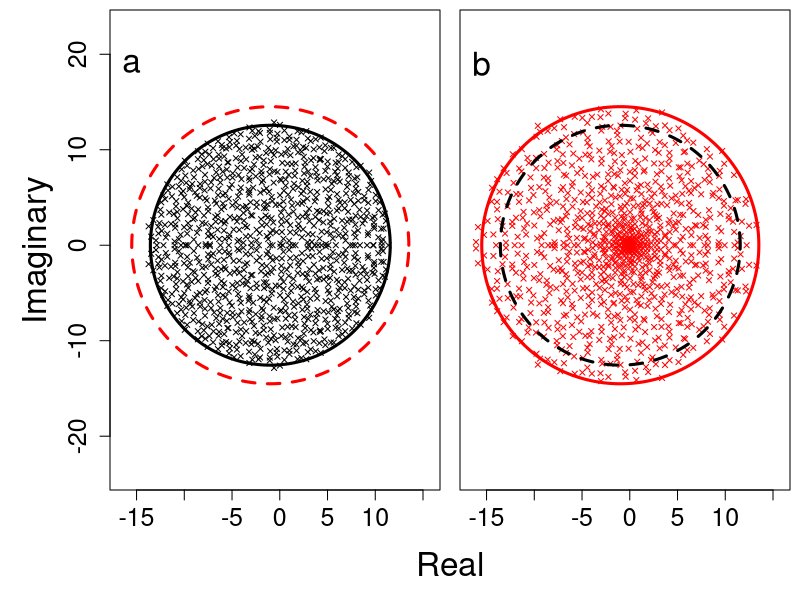
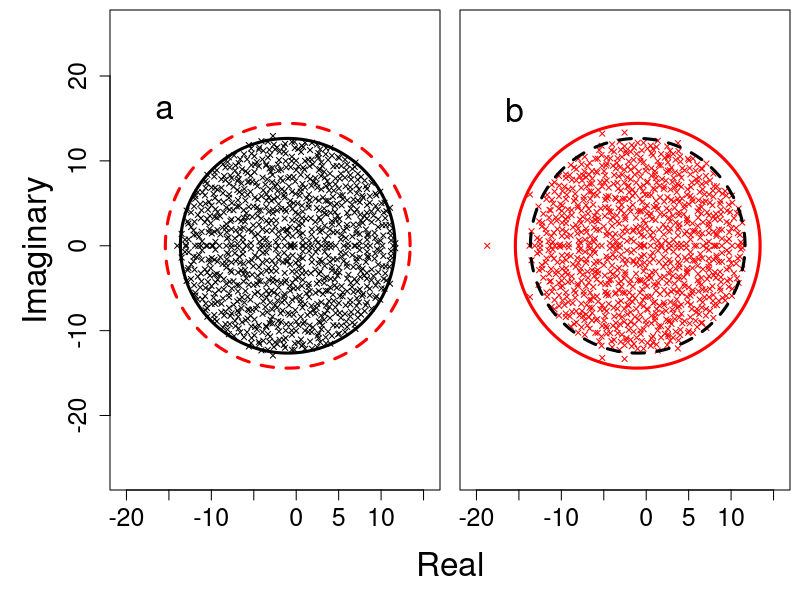
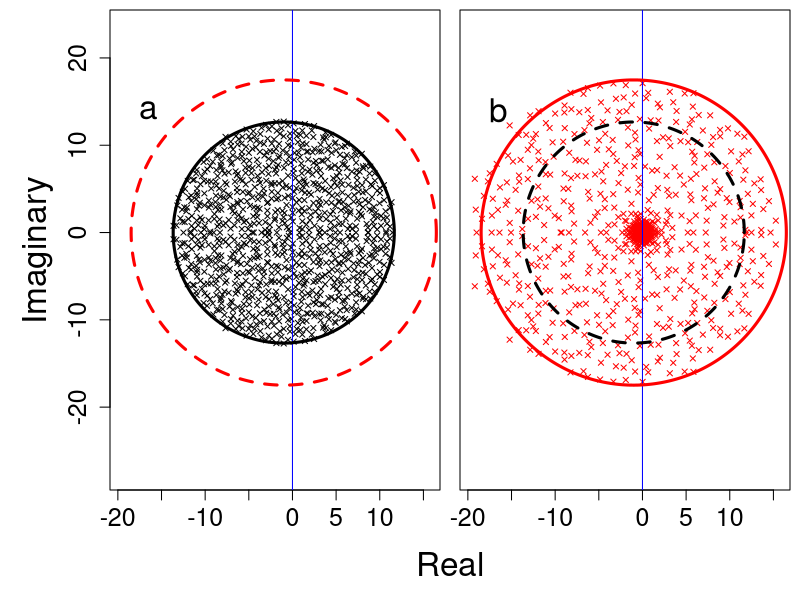
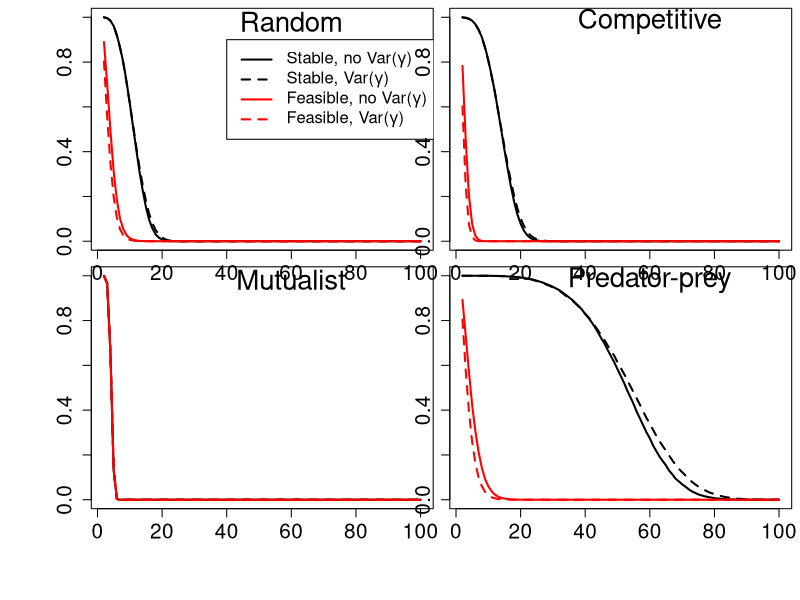
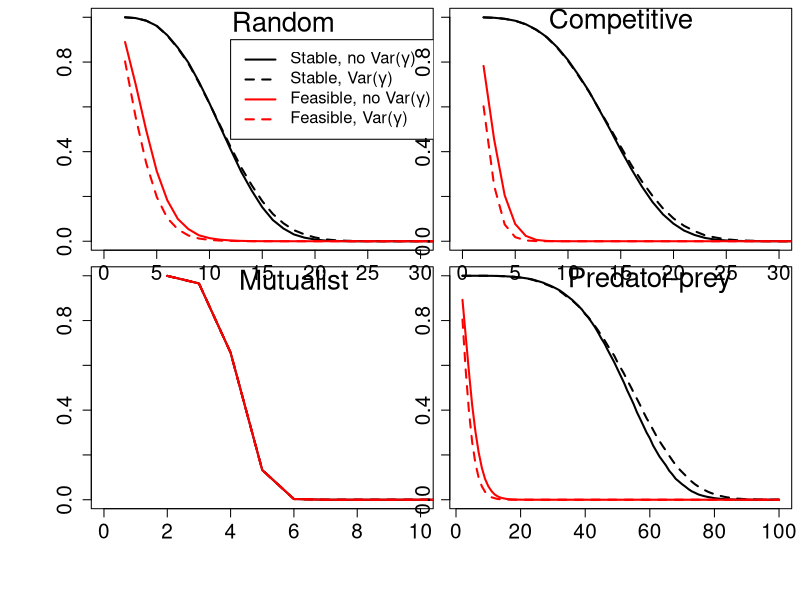
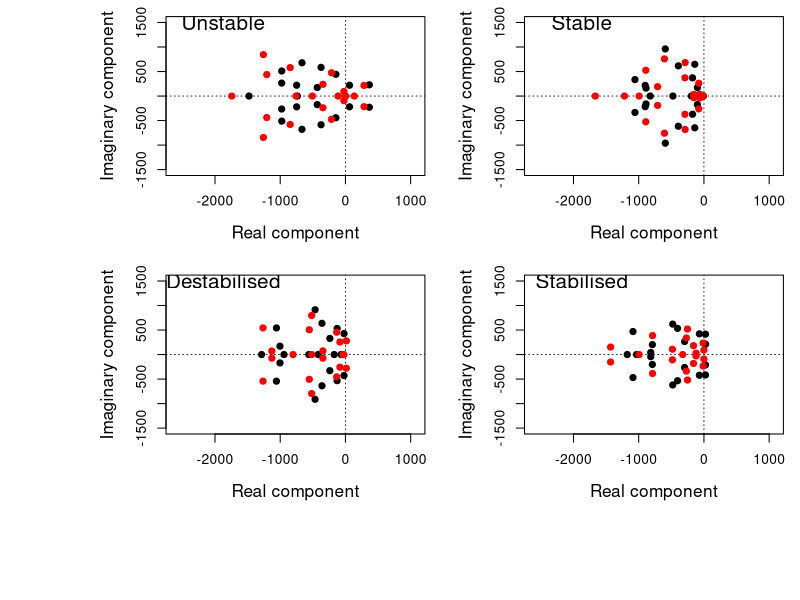
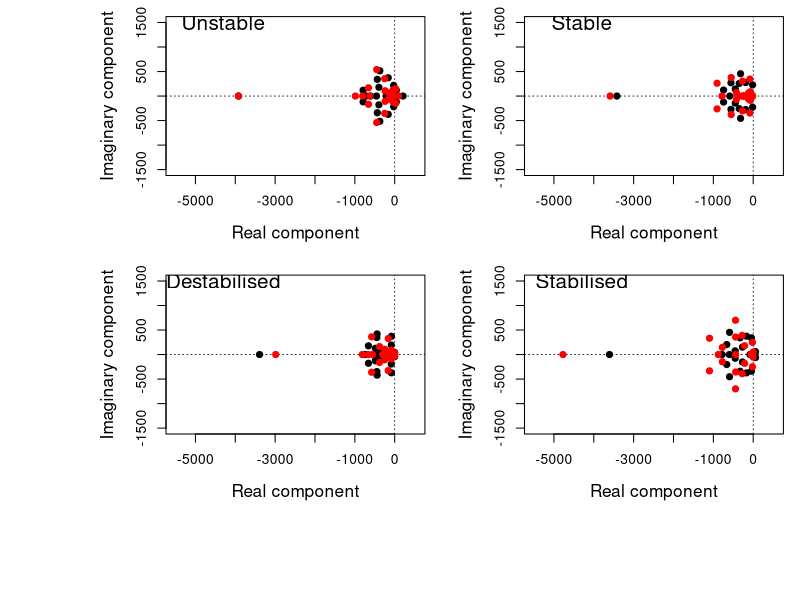
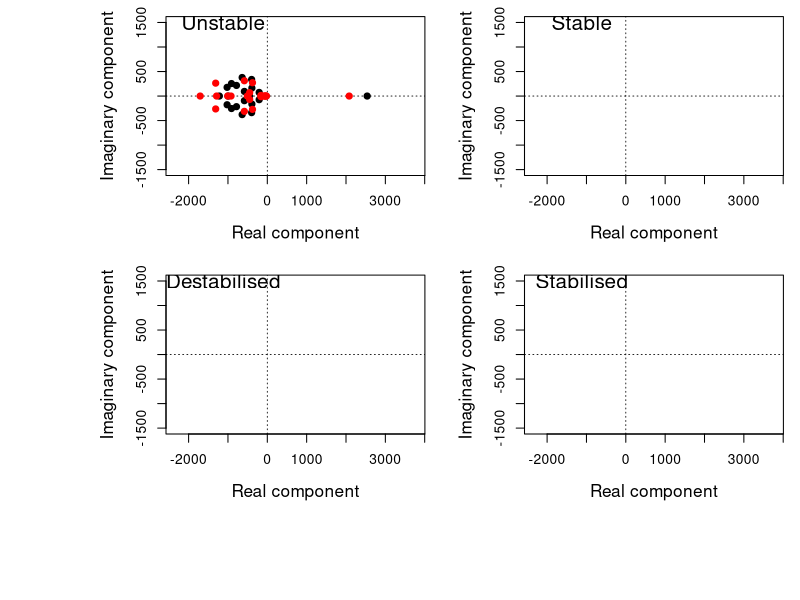

These charts were generated, in order, by the following R code:
## ---- chunk 1
A_comp <- NULL;
A_dat  <- rnorm(n = 1000000, mean = 0, sd = 0.4);
A_mat  <- matrix(data = A_dat, nrow = 1000);
C_dat  <- rbinom(n = 1000 * 1000, size = 1, prob = 1);
C_mat  <- matrix(data = C_dat, nrow = 1000, ncol = 1000);
A_mat     <- A_mat * C_mat;
gammas <- runif(n = 1000, min = 0, max = 2);
mu_gam <- mean(gammas);
diag(A_mat) <- -1;
A1     <- gammas * A_mat;
A0     <- mu_gam * A_mat;
A0_e   <- eigen(A0)$values;
A0_r   <- Re(A0_e);
A0_i   <- Im(A0_e);
A1_e   <- eigen(A1)$values;
A1_r   <- Re(A1_e);
A1_i   <- Im(A1_e);

A0_vm       <- A0;
diag(A0_vm) <- NA;
A0vec       <- as.vector(A0_vm);
A0vec       <- A0vec[is.na(A0vec) == FALSE];
A1_vm       <- A1;
diag(A1_vm) <- NA;
A1vec       <- as.vector(A1_vm);
A1vec       <- A1vec[is.na(A1vec) == FALSE];
par(mfrow = c(1, 2), mar = c(0.5, 0.5, 0.5, 0.5), oma = c(5, 5, 0, 0));
plot(A0_r, A0_i, xlim = c(-16.5, 15.5), ylim = c(-16.5,15.5), pch = 4, cex = 0.7,
     xlab = "", ylab = "", cex.lab = 1.5, cex.axis = 1.5, asp = 1);
vl <- seq(from = 0, to = 2*pi, by = 0.001);
x0 <- sqrt(1000) * sd(A0vec) * cos(vl) + mean(diag(A0));
y0 <- sqrt(1000) * sd(A0vec) * sin(vl);
x1 <- sqrt(1000) * sd(A1vec) * cos(vl) + mean(diag(A1));
y1 <- sqrt(1000) * sd(A1vec) * sin(vl);
text(x = -15.5, y = 19, labels = "a", cex = 2);
points(x = x0, y = y0, type = "l", lwd = 3);
points(x = x1, y = y1, type = "l", col = "red", lwd = 3, lty = "dashed");
plot(A1_r, A1_i, xlim = c(-16.5, 15.5), ylim = c(-16.5,15.5), pch = 4, cex = 0.7,
     xlab = "", ylab = "", cex.lab = 1.5, cex.axis = 1.5, asp = 1, col = "red",
     yaxt = "n");
text(x = -15.5, y = 19, labels = "b", cex = 2);
points(x = x1, y = y1, type = "l", col = "red", lwd = 3)
points(x = x0, y = y0, type = "l", lwd = 3, lty = "dashed");
mtext(side = 1, "Real", outer = TRUE, line = 3, cex = 2);
mtext(side = 2, "Imaginary", outer = TRUE, line = 2.5, cex = 2);
## ---- chunk 2
A_comp <- NULL;
A_dat  <- rnorm(n = 1000000, mean = 0, sd = 0.4);
A_mat  <- matrix(data = A_dat, nrow = 1000);
C_dat  <- rbinom(n = 1000 * 1000, size = 1, prob = 1);
C_mat  <- matrix(data = C_dat, nrow = 1000, ncol = 1000);
A_mat  <- A_mat * C_mat;
#gamma1 <- c(4,   rep(1 - 1/333,  999));
#gamma2 <- c(1/4, rep(1 + 1/1332, 999));
gamma1 <- c(18,   rep(1 - 17/999,  999));
gamma2 <- c(1/18, rep(1 + (17/18)/999, 999));
#gamma1 <- c(40,   rep(1 - 13/333,  999));
#gamma2 <- c(1/40, rep(1 + (39/40)/999, 999));
mu_gam <- mean(gammas);
diag(A_mat) <- -1;
A1     <- gamma1 * A_mat;
A0     <- gamma2 * A_mat;
A0_e   <- eigen(A0)$values;
A0_r   <- Re(A0_e);
A0_i   <- Im(A0_e);
A1_e   <- eigen(A1)$values;
A1_r   <- Re(A1_e);
A1_i   <- Im(A1_e);

A0_vm       <- A0;
diag(A0_vm) <- NA;
A0vec       <- as.vector(A0_vm);
A0vec       <- A0vec[is.na(A0vec) == FALSE];
A1_vm       <- A1;
diag(A1_vm) <- NA;
A1vec       <- as.vector(A1_vm);
A1vec       <- A1vec[is.na(A1vec) == FALSE];
par(mfrow = c(1, 2), mar = c(0.5, 0.5, 0.5, 0.5), oma = c(5, 5, 0, 0));
plot(A0_r, A0_i, xlim = c(-20.5, 15.5), ylim = c(-16.5,15.5), pch = 4, cex = 0.7,
     xlab = "", ylab = "", cex.lab = 1.5, cex.axis = 1.5, asp = 1);
vl <- seq(from = 0, to = 2*pi, by = 0.001);
x0 <- sqrt(1000) * sd(A0vec) * cos(vl) + mean(diag(A0));
y0 <- sqrt(1000) * sd(A0vec) * sin(vl);
x1 <- sqrt(1000) * sd(A1vec) * cos(vl) + mean(diag(A1));
y1 <- sqrt(1000) * sd(A1vec) * sin(vl);
text(x = -15.5, y = 16, labels = "a", cex = 2);
points(x = x0, y = y0, type = "l", lwd = 3);
points(x = x1, y = y1, type = "l", col = "red", lwd = 3, lty = "dashed");
plot(A1_r, A1_i, xlim = c(-20.5, 15.5), ylim = c(-16.5,15.5), pch = 4, cex = 0.7,
     xlab = "", ylab = "", cex.lab = 1.5, cex.axis = 1.5, asp = 1, col = "red",
     yaxt = "n");
text(x = -15.5, y = 16, labels = "b", cex = 2);
points(x = x1, y = y1, type = "l", col = "red", lwd = 3)
points(x = x0, y = y0, type = "l", lwd = 3, lty = "dashed");
mtext(side = 1, "Real", outer = TRUE, line = 3, cex = 2);
mtext(side = 2, "Imaginary", outer = TRUE, line = 2.5, cex = 2);
## ---- chunk 3
A_comp <- NULL;
A_dat  <- rnorm(n = 1000000, mean = 0, sd = 0.4);
A_mat  <- matrix(data = A_dat, nrow = 1000);
C_dat  <- rbinom(n = 1000 * 1000, size = 1, prob = 1);
C_mat  <- matrix(data = C_dat, nrow = 1000, ncol = 1000);
A_mat  <- A_mat * C_mat;
gammas <- c(rep(0.05, 500), rep(1.95, 500));
mu_gam <- mean(gammas);
diag(A_mat) <- -1;
A1     <- gammas * A_mat;
A0     <- mu_gam * A_mat;
A0_e   <- eigen(A0)$values;
A0_r   <- Re(A0_e);
A0_i   <- Im(A0_e);
A1_e   <- eigen(A1)$values;
A1_r   <- Re(A1_e);
A1_i   <- Im(A1_e);

A0_vm       <- A0;
diag(A0_vm) <- NA;
A0vec       <- as.vector(A0_vm);
A0vec       <- A0vec[is.na(A0vec) == FALSE];
A1_vm       <- A1;
diag(A1_vm) <- NA;
A1vec       <- as.vector(A1_vm);
A1vec       <- A1vec[is.na(A1vec) == FALSE];
par(mfrow = c(1, 2), mar = c(0.5, 0.5, 0.5, 0.5), oma = c(5, 5, 0, 0));
plot(A0_r, A0_i, xlim = c(-19.5, 15.5), ylim = c(-19.5,15.5), pch = 4, cex = 0.7,
     xlab = "", ylab = "", cex.lab = 1.5, cex.axis = 1.5, asp = 1);
vl <- seq(from = 0, to = 2*pi, by = 0.001);
x0 <- sqrt(1000) * sd(A0vec) * cos(vl) + mean(diag(A0));
y0 <- sqrt(1000) * sd(A0vec) * sin(vl);
x1 <- sqrt(1000) * sd(A1vec) * cos(vl) + mean(diag(A1));
y1 <- sqrt(1000) * sd(A1vec) * sin(vl);
text(x = -16.5, y = 14, labels = "a", cex = 2);
abline(v = 0, col = "blue");
points(x = x0, y = y0, type = "l", lwd = 3);
points(x = x1, y = y1, type = "l", col = "red", lwd = 3, lty = "dashed");
plot(A1_r, A1_i, xlim = c(-19.5, 15.5), ylim = c(-19.5,15.5), pch = 4, cex = 0.7,
     xlab = "", ylab = "", cex.lab = 1.5, cex.axis = 1.5, asp = 1, col = "red",
     yaxt = "n");
text(x = -16.5, y = 14, labels = "b", cex = 2);
abline(v = 0, col = "blue");
points(x = x1, y = y1, type = "l", col = "red", lwd = 3)
points(x = x0, y = y0, type = "l", lwd = 3, lty = "dashed");
mtext(side = 1, "Real", outer = TRUE, line = 3, cex = 2);
mtext(side = 2, "Imaginary", outer = TRUE, line = 2.5, cex = 2);
## ---- chunk 4
random      <- read.csv(file = "sim_results_old/oldest/random_community.csv");
competition <- read.csv(file = "sim_results_old/oldest/competitor_community.csv");
mutualism   <- read.csv(file = "sim_results_old/oldest/mutualist_community.csv");
pred_prey   <- read.csv(file = "sim_results_old/oldest/predator_prey_community.csv");
# ==============================================================================
par(mfrow = c(2, 2));
# ==============================================================================
dat      <- random;
Sp       <- dat[,1];
stab_nov <- dat[,3] + dat[,4];
stab_var <- dat[,3] + dat[,5];
feas_nov <- dat[,7] + dat[,8];
feas_var <- dat[,7] + dat[,9];
plot(x = Sp, y = stab_nov / 100000, type = "l", lwd = 2, ylim = c(0,1),
     cex.lab = 1.5, cex.axis = 1.5, xlab = "Species Number (S)",
     ylab = "Proportion stable or feasible");
points(x = Sp, y = stab_var / 100000, type = "l", lwd = 2, lty = "dashed");
points(x = Sp, y = feas_nov / 100000, type = "l", lwd = 2, col = "red");
points(x = Sp, y = feas_var / 100000, type = "l", lwd = 2, col = "red",
       lty = "dashed");
legend(x = 40, y = 0.9, col = c("black", "black", "red", "red"), cex = 1.2,
       legend = c(expression(paste("Stable, no Var(",gamma,")")),
                             expression(paste("Stable, Var(",gamma,")")),
                             expression(paste("Feasible, no Var(",gamma,")")),
                             expression(paste("Feasible, Var(",gamma,")"))),
       lty = c("solid", "dashed", "solid", "dashed"), lwd = 2);
text(x = 60, y = 0.98, labels = "Random", cex = 2);
# ==============================================================================
dat      <- competition;
stab_nov <- dat[,3] + dat[,4];
stab_var <- dat[,3] + dat[,5];
feas_nov <- dat[,7] + dat[,8];
feas_var <- dat[,7] + dat[,9];
plot(x = Sp, y = stab_nov / 100000, type = "l", lwd = 2, ylim = c(0,1),
     cex.lab = 1.5, cex.axis = 1.5, xlab = "Species Number (S)",
     ylab = "Proportion stable or feasible");
points(x = Sp, y = stab_var / 100000, type = "l", lwd = 2, lty = "dashed");
points(x = Sp, y = feas_nov / 100000, type = "l", lwd = 2, col = "red");
points(x = Sp, y = feas_var / 100000, type = "l", lwd = 2, col = "red",
       lty = "dashed");
text(x = 60, y = 0.98, labels = "Competitive", cex = 2);
# ==============================================================================
dat      <- mutualism;
stab_nov <- dat[,3] + dat[,4];
stab_var <- dat[,3] + dat[,5];
feas_nov <- dat[,7] + dat[,8];
feas_var <- dat[,7] + dat[,9];
plot(x = Sp, y = stab_nov / 100000, type = "l", lwd = 2, ylim = c(0,1),
     cex.lab = 1.5, cex.axis = 1.5, xlab = "Species Number (S)",
     ylab = "Proportion stable or feasible");
points(x = Sp, y = stab_var / 100000, type = "l", lwd = 2, lty = "dashed");
points(x = Sp, y = feas_nov / 100000, type = "l", lwd = 2, col = "red");
points(x = Sp, y = feas_var / 100000, type = "l", lwd = 2, col = "red",
       lty = "dashed");
text(x = 60, y = 0.98, labels = "Mutualist", cex = 2);
# ==============================================================================
dat      <- pred_prey;
stab_nov <- dat[,3] + dat[,4];
stab_var <- dat[,3] + dat[,5];
feas_nov <- dat[,7] + dat[,8];
feas_var <- dat[,7] + dat[,9];
plot(x = Sp, y = stab_nov / 100000, type = "l", lwd = 2, ylim = c(0,1),
     cex.lab = 1.5, cex.axis = 1.5, xlab = "Species Number (S)",
     ylab = "Proportion stable or feasible");
points(x = Sp, y = stab_var / 100000, type = "l", lwd = 2, lty = "dashed");
points(x = Sp, y = feas_nov / 100000, type = "l", lwd = 2, col = "red");
points(x = Sp, y = feas_var / 100000, type = "l", lwd = 2, col = "red",
       lty = "dashed");
text(x = 60, y = 0.98, labels = "Predator-prey", cex = 2);
# ==============================================================================
## ---- chunk 5
random      <- read.csv(file = "sim_results_old/oldest/random_community.csv");
competition <- read.csv(file = "sim_results_old/oldest/competitor_community.csv");
mutualism   <- read.csv(file = "sim_results_old/oldest/mutualist_community.csv");
pred_prey   <- read.csv(file = "sim_results_old/oldest/predator_prey_community.csv");
# ==============================================================================
par(mfrow = c(2, 2));
# ==============================================================================
dat      <- random;
Sp       <- dat[,1];
stab_nov <- dat[,3] + dat[,4];
stab_var <- dat[,3] + dat[,5];
feas_nov <- dat[,7] + dat[,8];
feas_var <- dat[,7] + dat[,9];
plot(x = Sp, y = stab_nov / 100000, type = "l", lwd = 2, ylim = c(0,1),
     cex.lab = 1.5, cex.axis = 1.5, xlab = "Species Number (S)",
     ylab = "Proportion stable or feasible", xlim = c(0, 30));
points(x = Sp, y = stab_var / 100000, type = "l", lwd = 2, lty = "dashed");
points(x = Sp, y = feas_nov / 100000, type = "l", lwd = 2, col = "red");
points(x = Sp, y = feas_var / 100000, type = "l", lwd = 2, col = "red",
       lty = "dashed");
legend(x = 12, y = 0.9, col = c("black", "black", "red", "red"), cex = 1.2,
       legend = c(expression(paste("Stable, no Var(",gamma,")")),
                             expression(paste("Stable, Var(",gamma,")")),
                             expression(paste("Feasible, no Var(",gamma,")")),
                             expression(paste("Feasible, Var(",gamma,")"))),
       lty = c("solid", "dashed", "solid", "dashed"), lwd = 2);
text(x = 17, y = 0.98, labels = "Random", cex = 2);
# ==============================================================================
dat      <- competition;
stab_nov <- dat[,3] + dat[,4];
stab_var <- dat[,3] + dat[,5];
feas_nov <- dat[,7] + dat[,8];
feas_var <- dat[,7] + dat[,9];
plot(x = Sp, y = stab_nov / 100000, type = "l", lwd = 2, ylim = c(0,1),
     cex.lab = 1.5, cex.axis = 1.5, xlab = "Species Number (S)",
     ylab = "Proportion stable or feasible", xlim = c(0, 30));
points(x = Sp, y = stab_var / 100000, type = "l", lwd = 2, lty = "dashed");
points(x = Sp, y = feas_nov / 100000, type = "l", lwd = 2, col = "red");
points(x = Sp, y = feas_var / 100000, type = "l", lwd = 2, col = "red",
       lty = "dashed");
text(x = 15, y = 0.98, labels = "Competitive", cex = 2);
# ==============================================================================
dat      <- mutualism;
stab_nov <- dat[,3] + dat[,4];
stab_var <- dat[,3] + dat[,5];
feas_nov <- dat[,7] + dat[,8];
feas_var <- dat[,7] + dat[,9];
plot(x = Sp, y = stab_nov / 100000, type = "l", lwd = 2, ylim = c(0,1),
     cex.lab = 1.5, cex.axis = 1.5, xlab = "Species Number (S)",
     ylab = "Proportion stable or feasible", xlim = c(0, 10));
points(x = Sp, y = stab_var / 100000, type = "l", lwd = 2, lty = "dashed");
points(x = Sp, y = feas_nov / 100000, type = "l", lwd = 2, col = "red");
points(x = Sp, y = feas_var / 100000, type = "l", lwd = 2, col = "red",
       lty = "dashed");
text(x = 6, y = 0.98, labels = "Mutualist", cex = 2);
# ==============================================================================
dat      <- pred_prey;
stab_nov <- dat[,3] + dat[,4];
stab_var <- dat[,3] + dat[,5];
feas_nov <- dat[,7] + dat[,8];
feas_var <- dat[,7] + dat[,9];
plot(x = Sp, y = stab_nov / 100000, type = "l", lwd = 2, ylim = c(0,1),
     cex.lab = 1.5, cex.axis = 1.5, xlab = "Species Number (S)",
     ylab = "Proportion stable or feasible");
points(x = Sp, y = stab_var / 100000, type = "l", lwd = 2, lty = "dashed");
points(x = Sp, y = feas_nov / 100000, type = "l", lwd = 2, col = "red");
points(x = Sp, y = feas_var / 100000, type = "l", lwd = 2, col = "red",
       lty = "dashed");
text(x = 60, y = 0.98, labels = "Predator-prey", cex = 2);
# ==============================================================================
## ---- chunk 6
rand_gen_var <- function(max_sp, iters, int_type = 0, rmx = 10, eps_max = 999){
    tot_res <- NULL;
    fea_res <- NULL;
    for(i in 2:max_sp){
        nn             <- i;
        A1_stt         <- 0;
        A2_stt         <- 0;
        A1_fet         <- 0;
        A2_fet         <- 0;
        iter           <- iters;
        tot_res[[i-1]] <- matrix(data = 0, nrow = iter, ncol = 2);
        fea_res[[i-1]] <- matrix(data = 0, nrow = iter, ncol = 2);
        while(iter > 0){
            r_vec    <- runif(n = nn, min = 1, max = rmx);
            A1_dat   <- rnorm(n = nn * nn, mean = 0, sd = 0.4);
            A1       <- matrix(data = A1_dat, nrow = nn, ncol = nn);
            A1       <- species_interactions(mat = A1, type = int_type);
            diag(A1) <- -1;
            epsil    <- runif(n = nn, min = 1, max = eps_max);
            eps_dat  <- rep(x = epsil, times = nn);
            eps_mat  <- matrix(data = epsil, nrow = nn, ncol = nn, 
                               byrow = FALSE);
            avg_mat  <- matrix(data = mean(1:eps_max), nrow = nn, ncol = nn, 
                               byrow = FALSE);
            A2       <- A1 * eps_mat;
            A1       <- A1 * avg_mat;
            A1_stb   <- max(Re(eigen(A1)$values)) < 0;
            A2_stb   <- max(Re(eigen(A2)$values)) < 0;
            A1_fea   <- min(-1*solve(A1) %*% r_vec) > 0;
            A2_fea   <- min(-1*solve(A2) %*% r_vec) > 0;
            if(A1_stb == TRUE){
                tot_res[[i-1]][iter, 1] <- 1;
            }
            if(A2_stb == TRUE){
                tot_res[[i-1]][iter, 2] <- 1;
            }
            if(A1_fea == TRUE){
                fea_res[[i-1]][iter, 1] <- 1;
            }
            if(A2_fea == TRUE){
                fea_res[[i-1]][iter, 2] <- 1;
            }
            iter    <- iter - 1;
        }
        print(i);
    }
    all_res <- summarise_randmat(tot_res = tot_res, fea_res = fea_res);
    return(all_res);
}


species_interactions <- function(mat, type = 0){
    if(type == 1){
        mat[mat > 0] <- -1*mat[mat > 0];
    }
    if(type == 2){
        mat[mat < 0] <- -1*mat[mat < 0];
    }
    if(type == 3){
        for(i in 1:dim(mat)[1]){
            for(j in 1:dim(mat)[2]){
                if(mat[i, j] * mat[j, i] > 0){
                    mat[j, i] <- -1 * mat[j, i];
                }
            }
        }
    }
    return(mat);
}


summarise_randmat <- function(tot_res, fea_res){
    sims    <- length(tot_res);
    all_res <- matrix(data = 0, nrow = sims, ncol = 9);
    for(i in 1:sims){
        unstables <- tot_res[[i]][,1] == FALSE & tot_res[[i]][,2] == FALSE;
        stables   <- tot_res[[i]][,1] == TRUE  & tot_res[[i]][,2] == TRUE;
        unstabled <- tot_res[[i]][,1] == TRUE  & tot_res[[i]][,2] == FALSE;
        stabled   <- tot_res[[i]][,1] == FALSE & tot_res[[i]][,2] == TRUE;
        non_feas  <- fea_res[[i]][,1] == FALSE & fea_res[[i]][,2] == FALSE;
        feasibl   <- fea_res[[i]][,1] == TRUE  & fea_res[[i]][,2] == TRUE;
        unfeased  <- fea_res[[i]][,1] == TRUE  & fea_res[[i]][,2] == FALSE;
        feased    <- fea_res[[i]][,1] == FALSE & fea_res[[i]][,2] == TRUE;
        all_res[i, 1] <- i + 1;
        all_res[i, 2] <- sum(unstables);
        all_res[i, 3] <- sum(stables);
        all_res[i, 4] <- sum(unstabled);
        all_res[i, 5] <- sum(stabled);
        all_res[i, 6] <- sum(non_feas);
        all_res[i, 7] <- sum(feasibl);
        all_res[i, 8] <- sum(unfeased);
        all_res[i, 9] <- sum(feased);
    }
    return(all_res);
}

get_rand_eigs <- function(int_type = 0, iter = 1000){
    nn             <- 20;
    eigres         <- matrix(data = 0, ncol = 82, nrow = iter);
    eigres[,1]     <- int_type;
    while(iter > 0){
        r_vec     <- runif(n = nn, min = 1, max = 1000);
        A1_dat    <- rnorm(n = nn * nn, mean = 0, sd = 0.4);
        A1        <- matrix(data = A1_dat, nrow = nn, ncol = nn);
        A1        <- species_interactions(mat = A1, type = int_type);
        diag(A1)  <- -1;
        epsil     <- runif(n = nn, min = 1, max = 999);
        eps_dat   <- rep(x = epsil, times = nn);
        eps_mat   <- matrix(data = epsil, nrow = nn, ncol = nn, 
                            byrow = FALSE);
        avg_mat   <- matrix(data = mean(1:999), nrow = nn, ncol = nn, 
                            byrow = FALSE);
        A2        <- A1 * eps_mat;
        A1        <- A1 * avg_mat;
        mat1_e    <- eigen(A1)$values;
        mat2_e    <- eigen(A2)$values;
        real_mat1 <- Re(mat1_e);
        imag_mat1 <- Im(mat1_e);
        real_mat2 <- Re(mat2_e);
        imag_mat2 <- Im(mat2_e);
        stab1     <- max(real_mat1) < 0;
        stab2     <- max(real_mat2) < 0;
        if(stab1 == FALSE & stab2 == FALSE){
            eigres[iter,2] <- 1;
        }
        if(stab1 == TRUE & stab2 == TRUE){
            eigres[iter,2] <- 2;
        }
        if(stab1 == TRUE & stab2 == FALSE){
            eigres[iter,2] <- 3;
        }
        if(stab1 == FALSE & stab2 == TRUE){
            eigres[iter,2] <- 4;
        }
        eigres[iter,3:22]  <- real_mat1;
        eigres[iter,23:42] <- imag_mat1;
        eigres[iter,43:62] <- real_mat2;
        eigres[iter,63:82] <- imag_mat2;
        iter    <- iter - 1;
    }
    return(eigres);
}

plot_eig_set <- function(eigres){
    par(mfrow = c(2,2), mar = c(5, 5, 1, 1));
    x0 <- min(cbind(eigres[,3:22], eigres[,43:62]));
    x1 <- max(cbind(eigres[,3:22], eigres[,43:62]));
    plot(x = 0, y = 0, type = "n", xlim = c(x0, x1), ylim = c(-1500, 1500),
         xlab = "Real component", ylab = "Imaginary component", cex.lab = 1.25);
    abline(h = 0, lty = "dotted", lwd = 0.8);
    abline(v = 0, lty = "dotted", lwd = 0.8);
    if(1 %in% eigres[,2]){
        row <- which(eigres[,2] == 1)[1];
        m1r <- eigres[row,3:22];
        m1i <- eigres[row,23:42];
        m2r <- eigres[row,43:62];
        m2i <- eigres[row,63:82];
        points(x = m1r, y = m1i, pch = 20, cex = 1.5, col = "black");
        points(x = m2r, y = m2i, pch = 20, cex = 1.5, col = "red");
    }
    text(x = x0 + (x1 - x0)*0.2, y = 1500, "Unstable", cex = 1.5);
    plot(x = 0, y = 0, type = "n", xlim = c(x0, x1), ylim = c(-1500, 1500),
         xlab = "Real component", ylab = "Imaginary component", cex.lab = 1.25);
    abline(h = 0, lty = "dotted", lwd = 0.8);
    abline(v = 0, lty = "dotted", lwd = 0.8);
    if(2 %in% eigres[,2]){
        row <- which(eigres[,2] == 2)[1];
        m1r <- eigres[row,3:22];
        m1i <- eigres[row,23:42];
        m2r <- eigres[row,43:62];
        m2i <- eigres[row,63:82];
        points(x = m1r, y = m1i, pch = 20, cex = 1.5, col = "black");
        points(x = m2r, y = m2i, pch = 20, cex = 1.5, col = "red");
    }
    text(x = x0 + (x1 - x0)*0.2, y = 1500, "Stable", cex = 1.5);
    plot(x = 0, y = 0, type = "n", xlim = c(x0, x1), ylim = c(-1500, 1500),
         xlab = "Real component", ylab = "Imaginary component", cex.lab = 1.25);
    abline(h = 0, lty = "dotted", lwd = 0.8);
    abline(v = 0, lty = "dotted", lwd = 0.8);
    if(3 %in% eigres[,2]){
        row <- which(eigres[,2] == 3)[1];
        m1r <- eigres[row,3:22];
        m1i <- eigres[row,23:42];
        m2r <- eigres[row,43:62];
        m2i <- eigres[row,63:82];
        points(x = m1r, y = m1i, pch = 20, cex = 1.5, col = "black");
        points(x = m2r, y = m2i, pch = 20, cex = 1.5, col = "red");
    }
    text(x = x0 + (x1 - x0)*0.2, y = 1500, "Destabilised", cex = 1.5);
    plot(x = 0, y = 0, type = "n", xlim =c(x0, x1), ylim = c(-1500, 1500),
         xlab = "Real component", ylab = "Imaginary component", cex.lab = 1.25);
    abline(h = 0, lty = "dotted", lwd = 0.8);
    abline(v = 0, lty = "dotted", lwd = 0.8);
    if(4 %in% eigres[,2]){
        row <- which(eigres[,2] == 4)[1];
        m1r <- eigres[row,3:22];
        m1i <- eigres[row,23:42];
        m2r <- eigres[row,43:62];
        m2i <- eigres[row,63:82];
        points(x = m1r, y = m1i, pch = 20, cex = 1.5, col = "black");
        points(x = m2r, y = m2i, pch = 20, cex = 1.5, col = "red");
    }
    text(x = x0 + (x1 - x0)*0.2, y = 1500, "Stabilised", cex = 1.5);
}
## ---- chunk 7
eres <- get_rand_eigs(int_type = 0, iter = 10000);
plot_eig_set(eres);
## ---- chunk 8
eres <- get_rand_eigs(int_type = 1, iter = 10000);
plot_eig_set(eres);
## ---- chunk 9
eres <- get_rand_eigs(int_type = 2, iter = 10000);
plot_eig_set(eres);
## ---- chunk 10
eres <- get_rand_eigs(int_type = 3, iter = 10000);
plot_eig_set(eres);
## ---- chunk 11
get_rand_feas <- function(int_type = 0, iter = 1000){
    nn             <- 20;
    eigres         <- matrix(data = 0, ncol = 42, nrow = iter);
    eigres[,1]     <- int_type;
    while(iter > 0){
        r_vec     <- runif(n = nn, min = 1, max = 10);
        A1_dat    <- rnorm(n = nn * nn, mean = 0, sd = 0.4);
        A1        <- matrix(data = A1_dat, nrow = nn, ncol = nn);
        A1        <- species_interactions(mat = A1, type = int_type);
        diag(A1)  <- -1;
        avg_mat   <- matrix(data = mean(1:999), nrow = nn, ncol = nn, 
                            byrow = FALSE);
        A1        <- A1 * avg_mat;
        mat1_e    <- eigen(A1)$values;
        real_mat1 <- Re(mat1_e);
        imag_mat1 <- Im(mat1_e);
        stab1     <- max(real_mat1) < 0;
        A1_fea    <- min(-1*solve(A1) %*% r_vec) > 0;
        if(stab1 == TRUE & A1_fea == FALSE){
            eigres[iter,2] <- 1;
        }
        if(stab1 == TRUE & A1_fea == TRUE){
            eigres[iter,2] <- 2;
        }
        eigres[iter,3:22]  <- real_mat1;
        eigres[iter,23:42] <- imag_mat1;
        iter    <- iter - 1;
    }
    return(eigres);
}


plot_feas_set <- function(eigres){
    par(mfrow = c(1,2), mar = c(5, 5, 1, 1));
    x0 <- min(eigres[,3:22]);
    x1 <- max(eigres[,3:22]);
    plot(x = 0, y = 0, type = "n", xlim = c(x0, x1), ylim = c(-1500, 1500),
         xlab = "Real component", ylab = "Imaginary component", cex.lab = 1.25);
    abline(h = 0, lty = "dotted", lwd = 0.8);
    abline(v = 0, lty = "dotted", lwd = 0.8);
    if(1 %in% eigres[,2]){
        row <- which(eigres[,2] == 1)[1];
        m1r <- eigres[row,3:22];
        m1i <- eigres[row,23:42];
        points(x = m1r, y = m1i, pch = 20, cex = 1.5, col = "black");
    }
    text(x = x0 + (x1 - x0)*0.2, y = 1500, "Stable", cex = 1.5);
    plot(x = 0, y = 0, type = "n", xlim = c(x0, x1), ylim = c(-1500, 1500),
         xlab = "Real component", ylab = "Imaginary component", cex.lab = 1.25);
    abline(h = 0, lty = "dotted", lwd = 0.8);
    abline(v = 0, lty = "dotted", lwd = 0.8);
    if(2 %in% eigres[,2]){
        row <- which(eigres[,2] == 2)[1];
        m1r <- eigres[row,3:22];
        m1i <- eigres[row,23:42];
        points(x = m1r, y = m1i, pch = 20, cex = 1.5, col = "black");
    }
    text(x = x0 + (x1 - x0)*0.2, y = 1500, "Feasible", cex = 1.5);
}
fea_test <- get_rand_feas(iter = 10000, int_type = 3);
plot_feas_set(fea_test)
## ---- chunk 12
library(knitr);
dat  <- read.table(file = "sim_results_old/oldest/mat_dat.csv", 
                   header = TRUE, sep = ",");
dat  <- cbind(dat, (dat[,3] - dat[,5]) + dat[,4]);
rownames(dat) <- NULL;
colnames(dat) <- c("Species (S)", "Unstable", "Stable", "Stabilised", 
                   "Destabilised", "Stable ($\\ Var(\u03b3)$ )")
## ---- chunk 13
bar_dat                      <- t(cbind(dat[,3], dat[,6]));
log_bar_dat                  <- log(bar_dat);
log_bar_dat[log_bar_dat < 0] <- 0;
par(oma = c(4, 4, 1, 4), mar = c(0.5, 0.5, 0.5, 0.5), lwd = 1);
barplot(log_bar_dat, beside = TRUE, col = c("grey60", "grey80"),
        names.arg = dat[,1], ylim = c(0, 25), xlab = "Species number (S)",
        ylab = "Ln number of stable communities", cex.lab = 1.25, 
        cex.axis = 1.25, xlim = c(1, 42), cex.names = 1);
legend("topleft", c("\u03b3 = 1", "\u03b3 = [1, 1000]"), pch=15, 
       col=c("grey60","grey80"), cex = 1.5);
box(lwd = 2);
par(new = TRUE);
y1     <- dat[,4] / (dat[,3] + dat[,4]);
x1     <- seq(from = 2.315, length = 14, by = 0.95)
plot(x = x1, y = y1, xaxt = "n", yaxt = "n", lwd = 2, ylim = c(0, 1),
     xlab = "", ylab = "", type = "b", xlim = c(2, 15), pch = 20, cex = 1.25);
axis(side = 4, at = seq(from = 0, to = 1, by = 0.2), cex.axis = 1.25);
mtext(expression(paste("Species number (S)")), outer = TRUE, side = 1,
      line = 2, cex = 1.25);
mtext(expression(paste("Ln number of stable communities")), outer = TRUE, 
      side = 2, line = 2, cex = 1.25);
mtext(expression(paste("Pr. stable due to Var(",gamma,")")), outer = TRUE, 
      side = 4, line = 2.2, cex = 1.25);
## ---- chunk 14
mag_var <- read.table(file = "sim_results_old/oldest/var_gen_mag.csv", 
                      header = TRUE, sep = ",");
stabi_3 <- mag_var[,3] / 10000000;
par(mar = c(5, 5, 2, 1));
plot(x = log10(mag_var[,1]), y = stabi_3, type = "b", lwd = 2, ylim = c(0, 0.0005),
     xlab = expression(paste("LOG max(",gamma[i],")")), ylab = "Proportion stable",
     cex.axis = 1.5, cex.lab = 1.5, lty = "solid");
## ---- chunk 15
par(mar = c(5, 5, 2, 1));
y1 <- dat[,5] / (dat[,2] + dat[,5]);
plot(x = dat[,1], y = y1, type = "b", lwd = 2, ylim = c(0, 0.02),
     xlab = "Species number (S)", 
     ylab = expression(paste("Pr. unstable due to Var(",gamma,")")),
     cex.axis = 1.5, cex.lab = 1.5, lty = "solid");
## ---- chunk 16
# Will add code here.
# For consistency with Dougoud, maybe run some simulations under their parameter
# values:
# C = 1, elements = N(0, 0.4), and theta = -1 (diag).
# Can then force competitive (folded normal to all negative values), or
# mutualistic networks -- alongside the random ones. Could do a predator-prey
# one as well forcing matrix signs to differ.
